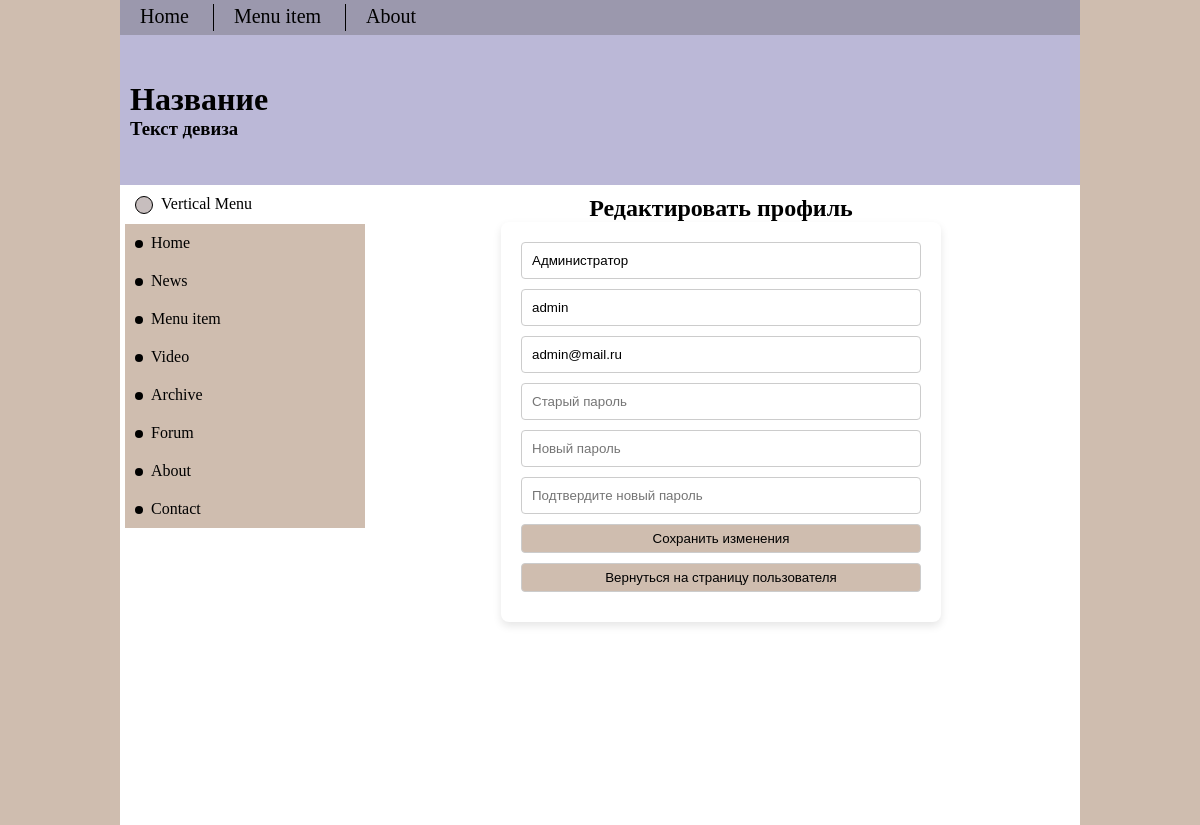
Screenshot of /user_edit.php (signed in) with the database file from the repository.
### tables this page shows
CREATE TABLE `users` (
  `id` int UNSIGNED NOT NULL,
  `name` varchar(50) NOT NULL,
  `login` varchar(50) NOT NULL,
  `password` varchar(32) NOT NULL,
  `mail` varchar(70) NOT NULL,
  `registration_date` timestamp NOT NULL DEFAULT CURRENT_TIMESTAMP,
  `role` tinyint(1) NOT NULL DEFAULT '0'
);

### user_edit.php (the view, shortened to what this page needs)
<?php
    require "header.php";
    $mysql = new mysqli('localhost', 'root', '', 'lab7');
    $id = $_SESSION['id'];
    $select_query = "SELECT * FROM users WHERE id='$id'";
    $result = $mysql->query($select_query);
    $row = $result->fetch_assoc();
?>
<!DOCTYPE html>
<html>
<head>
</head>
<body>
    <h2>Редактировать профиль</h2>
    <div class='container'>
        <form action="" method="post">
            <input type="text" name="name" class="form-control" value="<?php echo $row['name']; ?>" placeholder="Имя" required minlength="2" pattern="[а-яА-Яa-zA-Z]+" title="Допустимы только английские и русские буквы">
            <input type="text" name="login" class="form-control" value="<?php echo $row['login']; ?>" placeholder="Логин" required minlength="5" pattern="[a-zA-Z]+" title="Допустимы только английские буквы">
            <input type="email" name="email" class="form-control" value="<?php echo $row['mail']; ?>" placeholder="Email" required pattern="[a-zA-Z0-9._%+-]+@[a-zA-Z0-9.-]+\.[a-zA-Z]{2,}">
            <input type="password" name="old_password" class="form-control" placeholder="Старый пароль">
            <input type="password" name="new_password" class="form-control" placeholder="Новый пароль" minlength="8">
            <input type="password" name="confirm_password" class="form-control" placeholder="Подтвердите новый пароль">
            <button type="submit" name="submit" class="jump_button">Сохранить изменения</button>
            <button href="user_menu.php" class="jump_button">Вернуться на страницу пользователя</button>
        </form>
    </div>
</body>
</html>
<?php
    require "footer.php";
?>

### CSS/lab2.css (style rules this page uses)
* { margin: 0; padding: 0; }
body { background: #cfbdaf; font-family: Calibri; }
input[type="text"] { width: 100%; padding: 10px; margin-bottom: 10px; border: 1px solid #ccc; border-radius: 4px; box-sizing: border-box; }
.jump_button { width: 100%; padding: 10px; background-color: #cfbdaf; color: rgb(0, 0, 0); margin-bottom: 10px; border: 1px solid #ccc; border-radius: 4px; box-sizing: border-box; padding: 6px 10px; text-align: center; }
.container { max-width: 400px; margin: 0 auto; background-color: #ffffff; padding: 20px; border-radius: 8px; box-shadow: 0 4px 8px rgba(0, 0, 0, 0.1); }
.form-control { width: 100%; padding: 10px; margin-bottom: 10px; border: 1px solid #ccc; border-radius: 4px; box-sizing: border-box; cursor: pointer; }

### rows the page displays
users: name "Администратор", login "admin", email "admin@mail.ru"
